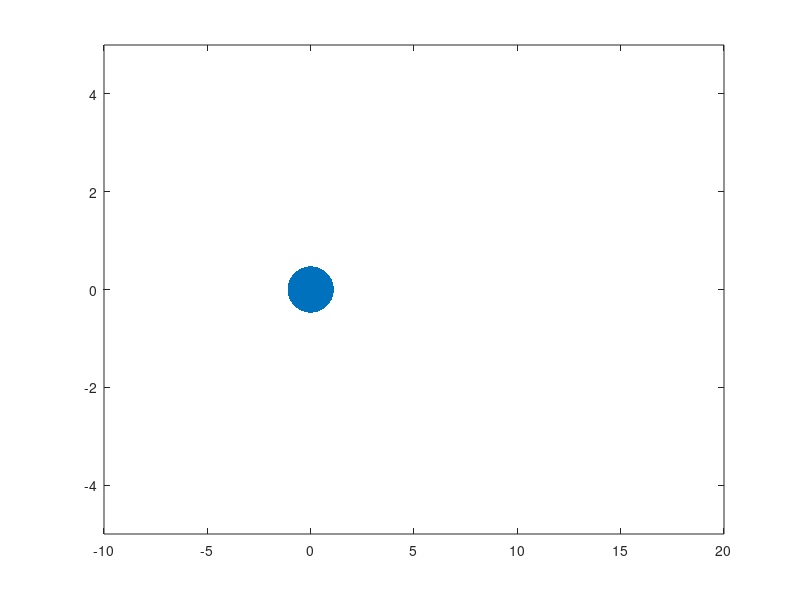

MATLAB code to generate this figure: (Note: this script raises an error after producing the figure.)
clc;close all;clear all;
%%

global KEY_IS_PRESSED
KEY_IS_PRESSED = 0;
gcf;
set(gcf, 'KeyPressFcn', @myKeyPressFcn);

%%

m = 1;

k = 1;

dt = 0.1;
l = 2;
g = 0;
xi = 0;
D = 0;

N=3;

for n = 1:N
    x(1,n) = n;
    y(1,n) = 0;
    v0(1,n) = (-1)^(n-1);%(-1)^n;
    v0(2,n) = 0;
end


% subplot(2,1,1)

h=plot(0,0,'MarkerSize',100,'Marker','.','LineWidth',5);
axis([-10 20 -5 5]);
set(gca,'nextplot','replacechildren');

% subplot(2,1,2)
% for i =1:N
%     pl(i) = animatedline('color',rand(1,3));
% end
% axis([0 100 -0 10]);
%%

for n = 1:N
    
    C = 1/(4*m);
    C1 = C*4*m;
    C3 = C*( 2*g*sqrt(2*D)*xi*dt^2 + 2*dt^2*force(x(1,:),y(1,:),n,k,l));
    C2 = C*(2*m+g*dt)*2*dt;
    x(2,n) = round(C1.*x(1,n) + C3(1) + C2.*v0(1,n),3);
    y(2,n) = round(C1.*y(1,n) + C3(2) + C2.*v0(2,n),3);
    
end

set(h,'XData',x(end,:),'YData',y(end,:));

drawnow;

%%

for t = 2:10000
    
    for n =1:N
        
        C = 1/(2*m-g*dt);
        C1 = C*4*m;
        C2 = -C*(2*m+g*dt);
        C3 = C*( 2*g*sqrt(2*D)*xi*dt^2 + 2*dt^2*force(x(t,:),y(t,:),n,k,l));
        
        x(t+1,n) = round(C1.*x(t,n) + C3(1) + C2*x(t-1,n),3);
        y(t+1,n) = round(C1.*y(t,n) + C3(2) + C2*y(t-1,n),3);
        
    end
    
    set(h,'XData',x(end,:),'YData',y(end,:));
    
    %     for i = 1:N
    %         addpoints(pl(i),t,x(end,i));
    %     end
    
    %     axis([t-20 20+t -0 10]);
    %pause(0.1)
    drawnow;
    
    if KEY_IS_PRESSED
        close all;
        break;
    end
    
end


%%

function F = force(x,y,n,k,a)

F = [0 0];

if n-1 >= 1
    
    dx = x(n)-x(n-1);
    dy = y(n)-y(n-1);
    
    theta = atan2(dy,dx);
    
    r = sqrt(dx^2+dy^2);
    delta = r-a;
    
    F(1) = F(1) - k*((delta)*cos(theta));
    F(2) = F(2) - k*((delta)*sin(theta));
    
end

if n+1 <= length(x)
    
    dx = x(n)-x(n+1);
    dy = y(n)-y(n+1);
    
    theta = atan2(dy,dx);
    
    r = sqrt(dx^2+dy^2);
    delta = r-a;
    
    F(1) = F(1) - k*((delta)*cos(theta));
    F(2) = F(2) - k*((delta)*sin(theta));
    
end

end


function myKeyPressFcn(hObject, event)
global KEY_IS_PRESSED
KEY_IS_PRESSED  = 1;
end
